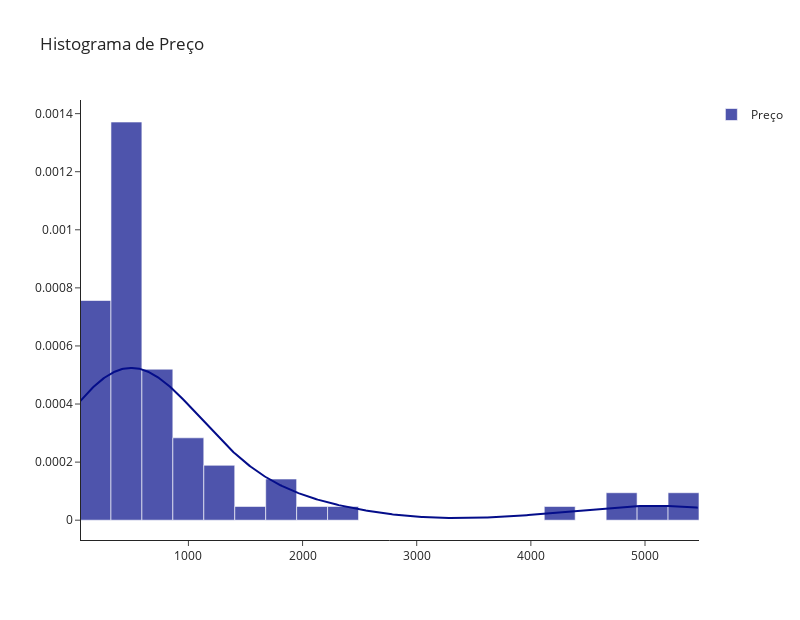

Write notebook code for a chart like this one.
### Code cell
# Plotando o histograma para a variável Preço
histograma(dados, 'Preço', nbins=20)

### Figure 1 — Plotly figure (JSON) as saved in the notebook; plotly's stock layout.template omitted (floating-point values rounded to 4 significant figures; data arrays with more than 128 entries replaced by an {"elided": "..."} marker saying what was removed)
{"data": [{"autobinx": false, "histnorm": "probability density", "legendgroup": "Preço", "marker": {"color": "#040D8A"}, "name": "Preço", "opacity": 0.7, "type": "histogram", "x": [1264.0, 1939.0, 444.6, 440.3, 1657.0, 250.3, 958.8, 5413.0, 565.6, 316.7, 2421.0, 936.0, 587.8, 999.8, 411.4, 949.8, 1209.0, 4191.0, 1798.0, 696.2, 1253.0, 692.7, 90.72, 1069.0, 641.1, 550.6, 356.7, 168.3, 570.0, 466.2, 387.1, 119.5, 4768.0, 468.2, 293.9, 577.4, 452.3, 615.1, 5275.0, 1708.0, 629.8, 59.51, 324.7, 469.5, 75.22, 663.8, 376.2, 491.1, 82.82, 577.2, 385.6, 222.6, 4733.0, 656.7, 1347.0, 347.4, 50.12, 5473.0, 60.61, 785.4, 463.8, 585.9, 165.8, 2054.0, 1036.0, 506.8, 595.1, 419.3, 527.8, 238.5, 378.1, 505.6, 5160.0, 673.9, 57.45, 137.9, 342.9, 674.2, 537.5], "xaxis": "x", "xbins": {"end": 5473.0, "size": 271.1, "start": 50.12}, "yaxis": "y"}, {"legendgroup": "Preço", "marker": {"color": "#040D8A"}, "mode": "lines", "name": "Preço", "showlegend": false, "type": "scatter", "x": {"elided": "500 float values"}, "xaxis": "x", "y": {"elided": "500 float values"}, "yaxis": "y"}], "layout": {"barmode": "overlay", "height": 620, "hovermode": "closest", "legend": {"traceorder": "reversed"}, "title": {"text": "Histograma de Preço"}, "width": 800, "xaxis": {"anchor": "y2", "domain": [0, 1], "zeroline": false}, "yaxis": {"anchor": "free", "domain": [0, 1], "position": 0}}}
